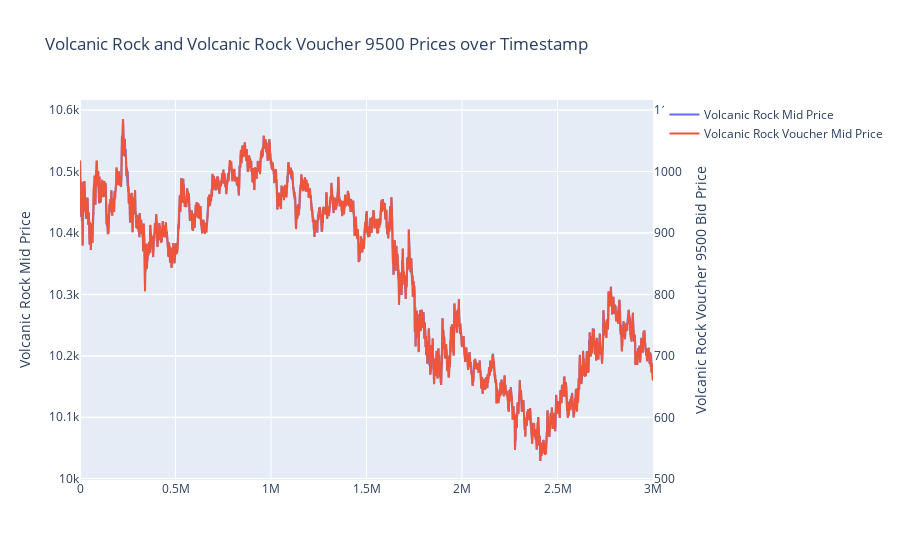

Notebook code cell kept with this figure:
### Code cell
fig = go.Figure()
fig.add_trace(go.Scatter(x=df_volcanic_rock['timestamp'], y=df_volcanic_rock['mid_price'], name='Volcanic Rock Mid Price'))
fig.add_trace(go.Scatter(x=df_volcanic_rock_voucher_9500['timestamp'], y=df_volcanic_rock_voucher_9500['mid_price'], name='Volcanic Rock Voucher Mid Price', yaxis='y2'))
fig.update_layout(title='Volcanic Rock and Volcanic Rock Voucher 9500 Prices over Timestamp', yaxis=dict(title='Volcanic Rock Mid Price'), yaxis2=dict(title='Volcanic Rock Voucher 9500 Bid Price', overlaying='y', side='right'))
fig.show()

### Figure 1 — Plotly figure (JSON) as saved in the notebook; plotly's stock layout.template omitted (floating-point values rounded to 4 significant figures; data arrays with more than 128 entries replaced by an {"elided": "..."} marker saying what was removed)
{"data": [{"name": "Volcanic Rock Mid Price", "type": "scatter", "x": {"elided": "30000 int values"}, "y": {"elided": "30000 float values"}}, {"name": "Volcanic Rock Voucher Mid Price", "type": "scatter", "x": {"elided": "30000 int values"}, "y": {"elided": "30000 float values"}, "yaxis": "y2"}], "layout": {"title": {"text": "Volcanic Rock and Volcanic Rock Voucher 9500 Prices over Timestamp"}, "yaxis": {"title": {"text": "Volcanic Rock Mid Price"}}, "yaxis2": {"overlaying": "y", "side": "right", "title": {"text": "Volcanic Rock Voucher 9500 Bid Price"}}}}
